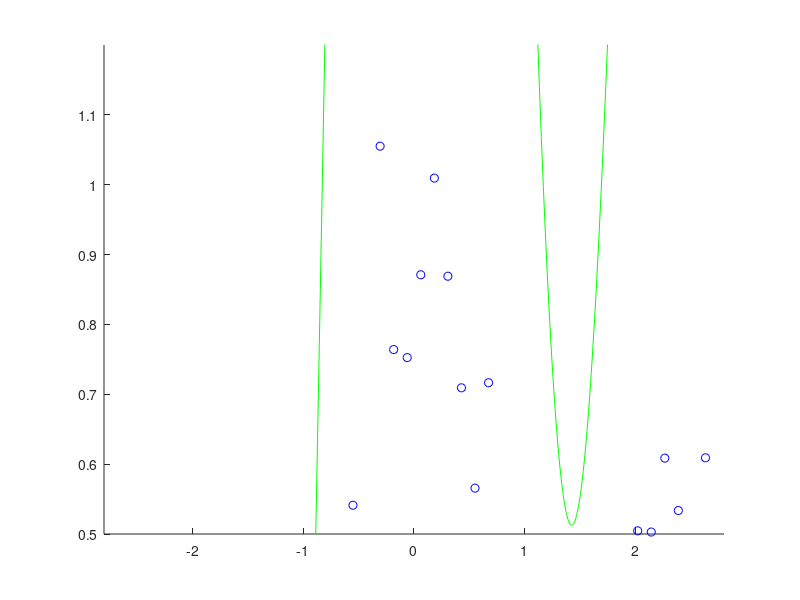

The MATLAB source for this figure:
%高斯核L1约束最小二乘法求解
%拉格朗日求最优化，J（θ）=JLS（θ）+λ*||θ||
%|θ|可以转为|θ| < θ^2 /(2*c)  + c/2,c>0 。在c=θ时，相切。使用迭代求解
%J（θ）=JLS（θ）+λ*||θ|| => J（θ）=JLS（θ）+λ* 大θT* θ十* θ + C，大θ为θ的对角矩阵
%得θ=（φT*φ + λ*大θ十）^-1  * φT*y
clc,clear,close all;
n=50;N=1000;x=linspace(-3,3,n)';X=linspace(-3,3,N)';
pix=pi*x;y=sin(pix)./(pix)+0.1*x+0.2*randn(n,1);

hh=2*0.3^2;  l=0.1; t0=randn(n,1); x2=x.^2;
k=exp(-(repmat(x2,1,n)+repmat(x2',n,1)-2*x*x')/hh);

k2=k.^2;ky=k*y;
for o=1:10000
    t=(k2 + l*pinv(diag(abs(t0))))\ky;
    if norm(t-t0)<0.001 
        break
    end
    t0=t;
end

K=exp(-(repmat(X.^2,1,n)+repmat(x2',N,1)-2*X*x')/hh);
F=K*t;

figure(1);clf;hold on;axis([-2.8 2.8 0.5 1.2]);
plot(X,F,'g-');
plot(x,y,'bo');
